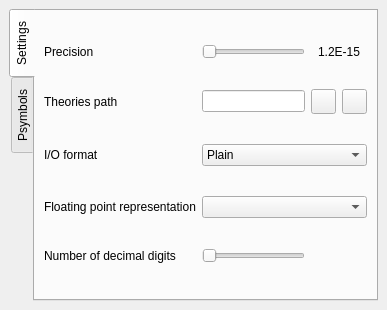
<ui version="4.0" >
 <class>panelWidget</class>
 <widget class="QWidget" name="panelWidget" >
  <property name="geometry" >
   <rect>
    <x>0</x>
    <y>0</y>
    <width>387</width>
    <height>310</height>
   </rect>
  </property>
  <property name="sizePolicy" >
   <sizepolicy>
    <hsizetype>1</hsizetype>
    <vsizetype>1</vsizetype>
    <horstretch>0</horstretch>
    <verstretch>0</verstretch>
   </sizepolicy>
  </property>
  <property name="minimumSize" >
   <size>
    <width>347</width>
    <height>235</height>
   </size>
  </property>
  <property name="maximumSize" >
   <size>
    <width>3000</width>
    <height>3000</height>
   </size>
  </property>
  <property name="windowTitle" >
   <string>Pyranha control panel</string>
  </property>
  <layout class="QGridLayout" >
   <property name="margin" >
    <number>9</number>
   </property>
   <property name="spacing" >
    <number>6</number>
   </property>
   <item row="0" column="0" >
    <widget class="QTabWidget" name="tabWidget" >
     <property name="tabPosition" >
      <enum>QTabWidget::West</enum>
     </property>
     <property name="tabShape" >
      <enum>QTabWidget::Rounded</enum>
     </property>
     <property name="currentIndex" >
      <number>0</number>
     </property>
     <widget class="QWidget" name="tab1" >
      <attribute name="title" >
       <string>Settings</string>
      </attribute>
      <layout class="QGridLayout" >
       <property name="margin" >
        <number>9</number>
       </property>
       <property name="spacing" >
        <number>6</number>
       </property>
       <item row="0" column="0" >
        <widget class="QLabel" name="label_4" >
         <property name="text" >
          <string>Precision</string>
         </property>
        </widget>
       </item>
       <item row="3" column="1" colspan="3" >
        <widget class="QComboBox" name="fpComboBox" >
         <property name="layoutDirection" >
          <enum>Qt::LeftToRight</enum>
         </property>
        </widget>
       </item>
       <item row="3" column="0" >
        <widget class="QLabel" name="label_3" >
         <property name="text" >
          <string>Floating point representation</string>
         </property>
        </widget>
       </item>
       <item row="0" column="2" colspan="2" >
        <widget class="QLabel" name="label_5" >
         <property name="minimumSize" >
          <size>
           <width>30</width>
           <height>0</height>
          </size>
         </property>
         <property name="text" >
          <string>1.2E-15</string>
         </property>
         <property name="alignment" >
          <set>Qt::AlignCenter</set>
         </property>
        </widget>
       </item>
       <item row="2" column="0" >
        <widget class="QLabel" name="label" >
         <property name="text" >
          <string>I/O format</string>
         </property>
        </widget>
       </item>
       <item row="1" column="3" >
        <widget class="QPushButton" name="resetPathButton" >
         <property name="minimumSize" >
          <size>
           <width>25</width>
           <height>25</height>
          </size>
         </property>
         <property name="maximumSize" >
          <size>
           <width>25</width>
           <height>25</height>
          </size>
         </property>
         <property name="toolTip" >
          <string>Reset path for theories of motion to default value</string>
         </property>
         <property name="text" >
          <string/>
         </property>
         <property name="icon" >
          <iconset resource="__resources.qrc" >:/images/reload.png</iconset>
         </property>
        </widget>
       </item>
       <item row="0" column="1" >
        <widget class="QSlider" name="precSlider" >
         <property name="orientation" >
          <enum>Qt::Horizontal</enum>
         </property>
        </widget>
       </item>
       <item row="4" column="1" >
        <widget class="QSlider" name="digitsSlider" >
         <property name="orientation" >
          <enum>Qt::Horizontal</enum>
         </property>
        </widget>
       </item>
       <item row="4" column="2" colspan="2" >
        <widget class="QLabel" name="digitsLabel" >
         <property name="text" >
          <string/>
         </property>
         <property name="alignment" >
          <set>Qt::AlignCenter</set>
         </property>
        </widget>
       </item>
       <item row="1" column="1" >
        <widget class="QLineEdit" name="theoriesPathLineEdit" />
       </item>
       <item row="2" column="1" colspan="3" >
        <widget class="QComboBox" name="comboBox" >
         <property name="layoutDirection" >
          <enum>Qt::LeftToRight</enum>
         </property>
         <item>
          <property name="text" >
           <string>Plain</string>
          </property>
         </item>
         <item>
          <property name="text" >
           <string>Latex</string>
          </property>
         </item>
        </widget>
       </item>
       <item row="1" column="0" >
        <widget class="QLabel" name="label_7" >
         <property name="text" >
          <string>Theories path</string>
         </property>
        </widget>
       </item>
       <item row="1" column="2" >
        <widget class="QPushButton" name="theoriesPathButton" >
         <property name="minimumSize" >
          <size>
           <width>25</width>
           <height>25</height>
          </size>
         </property>
         <property name="maximumSize" >
          <size>
           <width>25</width>
           <height>25</height>
          </size>
         </property>
         <property name="toolTip" >
          <string>Select path for theories of motion</string>
         </property>
         <property name="text" >
          <string/>
         </property>
         <property name="icon" >
          <iconset resource="__resources.qrc" >:/images/folder_open.png</iconset>
         </property>
        </widget>
       </item>
       <item row="4" column="0" >
        <widget class="QLabel" name="label_2" >
         <property name="text" >
          <string>Number of decimal digits</string>
         </property>
        </widget>
       </item>
      </layout>
     </widget>
     <widget class="QWidget" name="tab2" >
      <attribute name="title" >
       <string>Psymbols</string>
      </attribute>
      <layout class="QGridLayout" >
       <property name="margin" >
        <number>9</number>
       </property>
       <property name="spacing" >
        <number>6</number>
       </property>
       <item row="1" column="0" >
        <widget class="QTreeWidget" name="treeWidget" >
         <property name="alternatingRowColors" >
          <bool>true</bool>
         </property>
         <property name="iconSize" >
          <size>
           <width>32</width>
           <height>32</height>
          </size>
         </property>
         <property name="rootIsDecorated" >
          <bool>false</bool>
         </property>
         <property name="sortingEnabled" >
          <bool>true</bool>
         </property>
         <property name="animated" >
          <bool>false</bool>
         </property>
         <column>
          <property name="text" >
           <string>Name</string>
          </property>
         </column>
         <column>
          <property name="text" >
           <string>Power expansion</string>
          </property>
         </column>
        </widget>
       </item>
       <item row="0" column="0" >
        <widget class="QCheckBox" name="latexRenderCheckBox" >
         <property name="toolTip" >
          <string>Enable TeX rendering (a TeX installation must be available)</string>
         </property>
         <property name="text" >
          <string>LaTeX rendering</string>
         </property>
         <property name="icon" >
          <iconset/>
         </property>
        </widget>
       </item>
      </layout>
     </widget>
    </widget>
   </item>
  </layout>
 </widget>
 <resources>
  <include location="__resources.qrc" />
 </resources>
 <connections/>
</ui>
